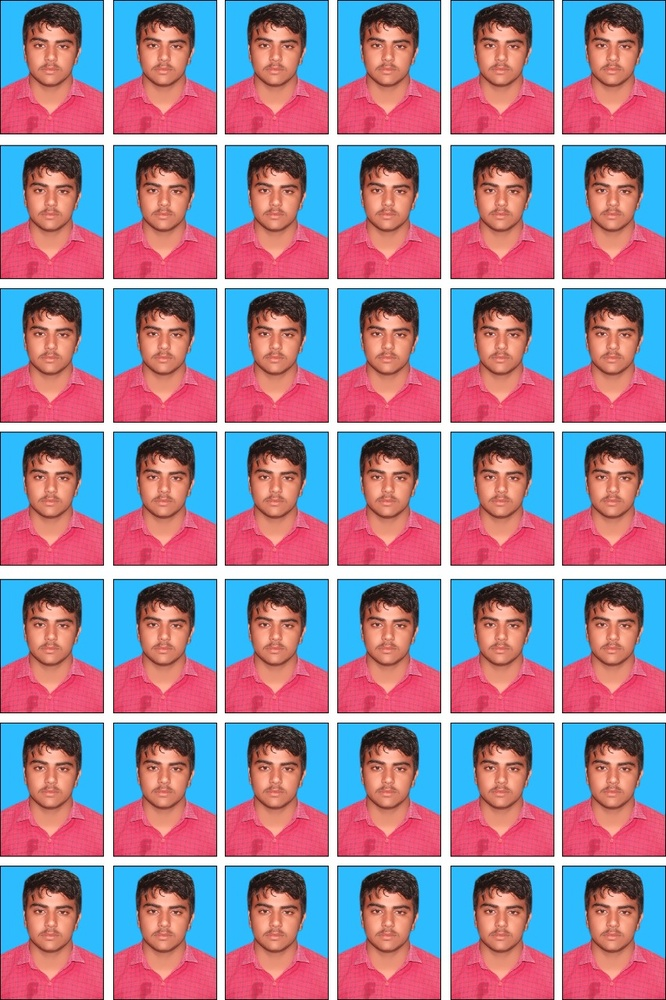
#> input picture ankit.jpg, 666 x 1000 px, shrunk from 853 x 1280 before the run
$ python faceNoseEyeSmileDetectioninImage.py
#> lines starting #> are read from the running program, lines starting #| are printed output that depends on the picture; after the words box and inside, x2 and y2 are one past the last pixel; in counts of white or black regions, pixels touching at a corner belong together
import cv2

face_detect = cv2.CascadeClassifier('haarcascade_frontalface_default.xml')
eye_detect = cv2.CascadeClassifier('haarcascade_eye.xml')
nose_detect = cv2.CascadeClassifier('haarcascade_nose.xml')
smile_detect = cv2.CascadeClassifier('haarcascade_smile.xml')

img= cv2.imread('ankit.jpg')
#> img is the input picture: shape (1000, 666, 3); mean B, G, R 157.3, 135.3, 157.2
img_gray = cv2.cvtColor(img,cv2.COLOR_BGR2GRAY)
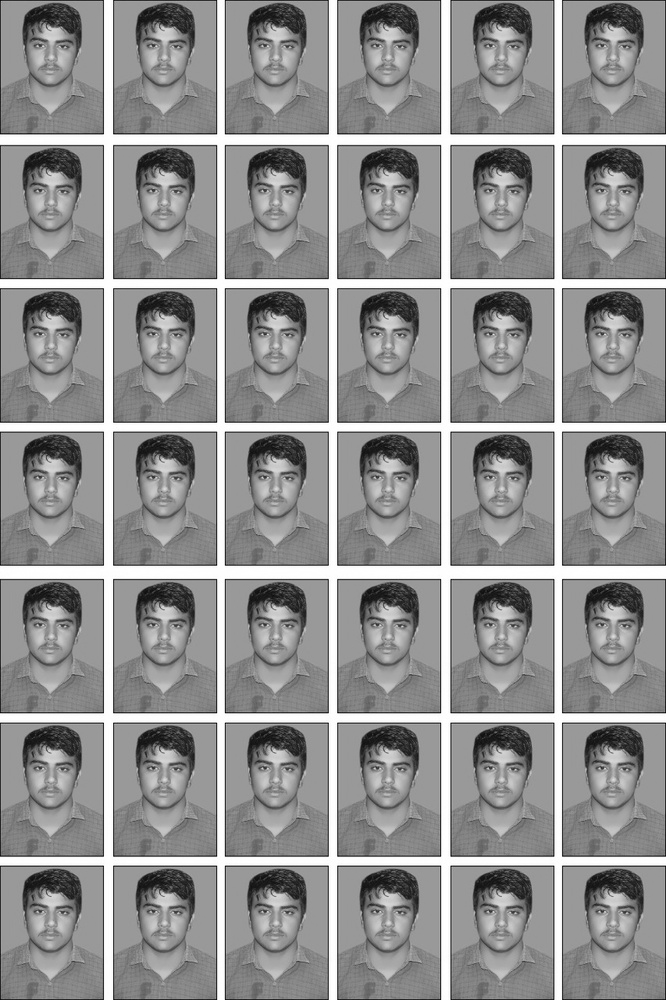
#> img_gray: shape (1000, 666); min 4, max 255, mean 144.4


faces = face_detect.detectMultiScale(img_gray, 1.3, 5)
#> faces = 42 rows, first 6: [22, 168, 60, 60], [22, 746, 61, 61], [20, 22, 63, 63], [357, 21, 64, 64], [582, 23, 61, 61], [134, 167, 63, 63]
for (x,y,w,h) in faces:
    img = cv2.rectangle(img,(x,y),(x+w,y+h),(0,255,255),2)
    roi_gray = img_gray[y:y+h, x:x+w]
    roi_color = img[y:y+h, x:x+w]

    eyes = eye_detect.detectMultiScale(roi_gray)
    for (ex,ey,ew,eh) in eyes:
        cv2.rectangle(roi_color,(ex,ey),(ex+ew,ey+eh),(0,255,0),2)

    nose = nose_detect.detectMultiScale(roi_gray)
    for (ex,ey,ew,eh) in nose:
        cv2.rectangle(roi_color,(ex,ey),(ex+ew,ey+eh),(255,0,0),2)

    smile = smile_detect.detectMultiScale(roi_gray)
    for (ex,ey,ew,eh) in smile:
        cv2.rectangle(roi_color,(ex,ey),(ex+ew,ey+eh),(0,0,255),2)
#> this loop made 42 passes
#> (x, y, w, h, eyes, nose) on passes 1, 2, 3, 4, 5, 6, 7, 12, 13: (22, 168, 60, 60, [[6, 11, 22, 22]], [[19, 27, 19, 16]]), (22, 746, 61, 61, [[7, 10, 22, 22]], [[19, 26, 20, 16]]), (20, 22, 63, 63, [[9, 12, 22, 22]], [[21, 28, 20, 16]]), (357, 21, 64, 64, [[8, 12, 22, 22]], [[21, 29, 20, 16]]), (582, 23, 61, 61, [[8, 10, 22, 22]], [[20, 27, 20, 16]]), (134, 167, 63, 63, [[8, 11, 22, 22], [30, 14, 21, 21]], [[20, 28, 20, 16]]), (357, 167, 63, 63, [[10, 11, 22, 22], [32, 14, 20, 20]], [[21, 28, 20, 16]]), (583, 311, 60, 60, [[9, 11, 21, 21]], [[21, 28, 19, 16]]), (19, 453, 65, 65, [[9, 12, 22, 22]], [[22, 28, 20, 16]])
#> (x, y, w, h, eyes, nose, smile) on passes 8, 9, 11, 16, 17, 28: (471, 168, 61, 61, [[9, 11, 21, 21]], [[20, 27, 20, 16]], [[11, 38, 36, 18]]), (583, 168, 60, 60, [[9, 11, 21, 21]], [[21, 27, 20, 16]], [[11, 37, 37, 18]]), (471, 311, 62, 62, [[9, 12, 20, 20]], [[20, 27, 20, 16]], [[11, 39, 36, 18]]), (134, 602, 62, 62, [[9, 11, 21, 21]], [[20, 26, 20, 17]], [[11, 38, 36, 18]]), (358, 602, 62, 62, [[8, 12, 21, 21]], [[20, 27, 20, 16]], [[11, 38, 36, 18]]), (21, 311, 61, 61, [[8, 11, 21, 21], [30, 12, 22, 22]], [[20, 28, 19, 16]], [[11, 38, 36, 18]])
#> pass 1, `img = cv2.rectangle(img,(x,y),(x+w,y+h),(0,255,255),2)`:
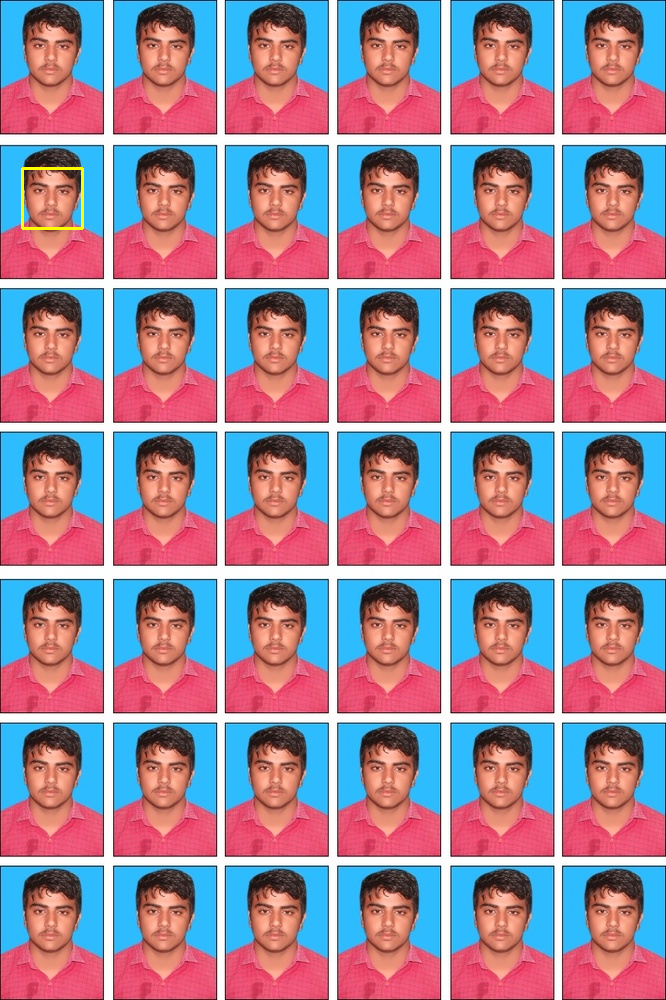
#> img: shape (1000, 666, 3); 0.11% of pixels changed, all inside (x1, y1, x2, y2) = (21, 167, 84, 230)
#> pass 1, `roi_color = img[y:y+h, x:x+w]`:
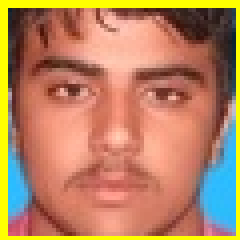
#> roi_color: shape (60, 60, 3) (shown 4 times larger); mean B, G, R 96.3, 131.7, 184.2
#> pass 2, `img = cv2.rectangle(img,(x,y),(x+w,y+h),(0,255,255),2)`:
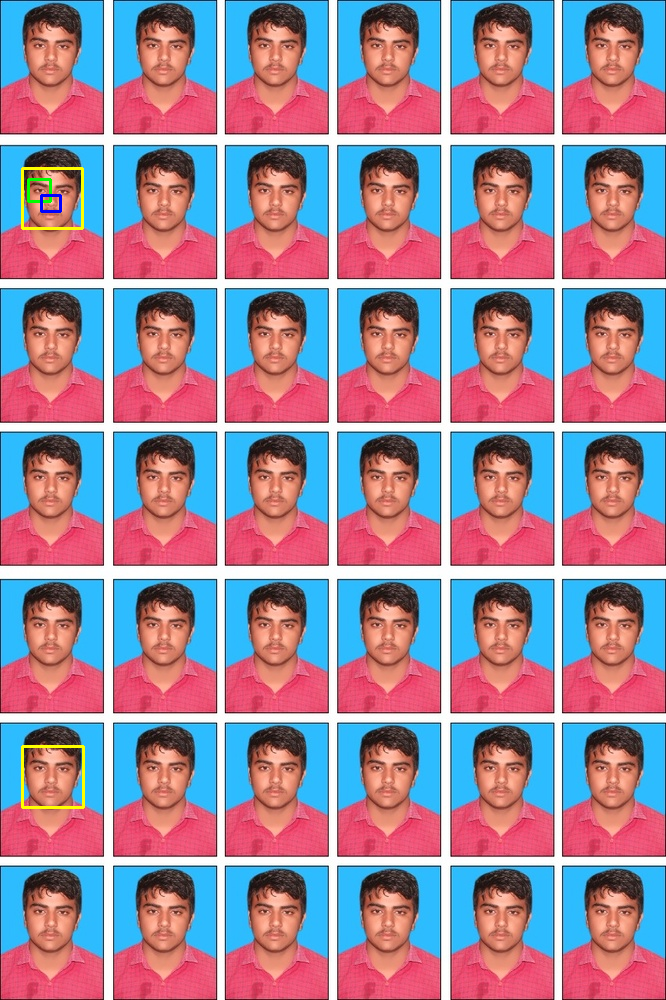
#> img: shape (1000, 666, 3); 0.18% of pixels changed, all inside (x1, y1, x2, y2) = (21, 178, 85, 809)
#> after the loop:
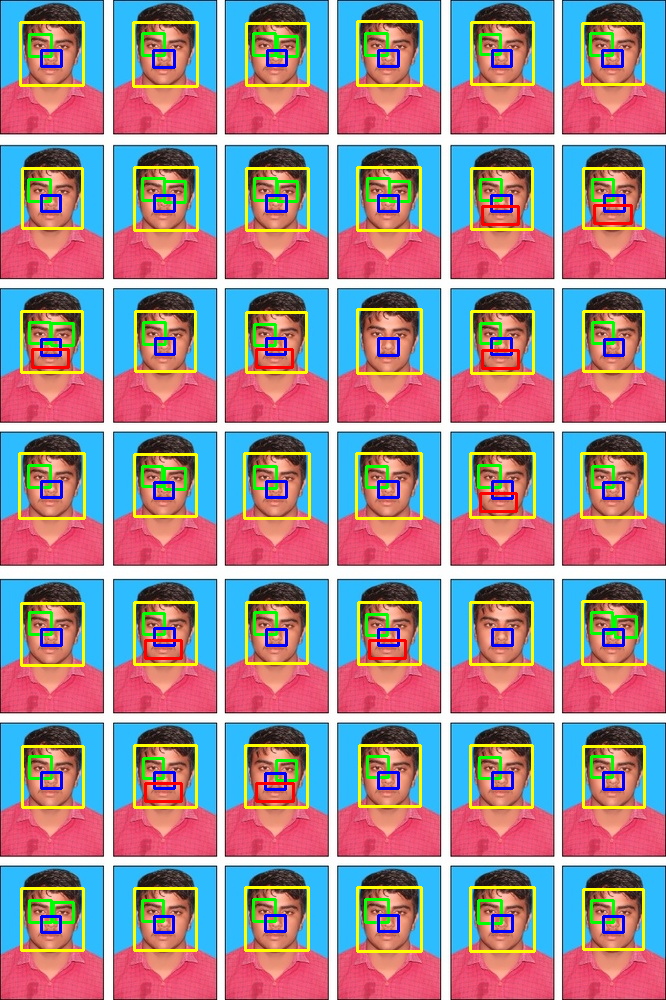
#> img: shape (1000, 666, 3); 7.84% of pixels changed, all inside (x1, y1, x2, y2) = (18, 20, 647, 953)
#> after the loop:
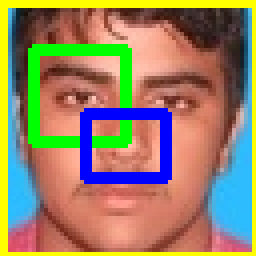
#> roi_color: shape (64, 64, 3) (shown 4 times larger); mean B, G, R 101, 131.2, 150.8
#> after the loop:
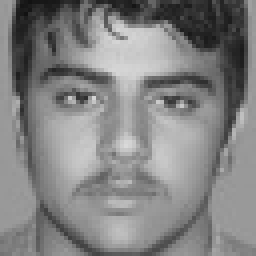
#> roi_gray: shape (64, 64) (shown 4 times larger); min 18, max 217, mean 130.6


print("Number of Faces: ",len(faces))
#| Number of Faces:  42
cv2.imshow('img',img)
cv2.waitKey(0)
cv2.destroyAllWindows()
